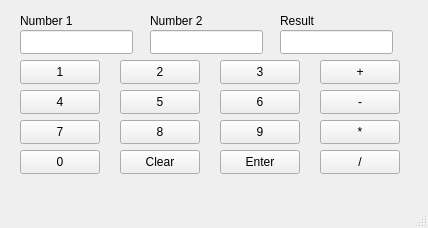
<?xml version="1.0" encoding="UTF-8"?>
<ui version="4.0">
 <class>MainWindow</class>
 <widget class="QMainWindow" name="MainWindow">
  <property name="geometry">
   <rect>
    <x>0</x>
    <y>0</y>
    <width>428</width>
    <height>228</height>
   </rect>
  </property>
  <property name="windowTitle">
   <string>MainWindow</string>
  </property>
  <widget class="QWidget" name="centralwidget">
   <widget class="QLabel" name="label">
    <property name="geometry">
     <rect>
      <x>20</x>
      <y>10</y>
      <width>71</width>
      <height>21</height>
     </rect>
    </property>
    <property name="text">
     <string>Number 1</string>
    </property>
   </widget>
   <widget class="QLineEdit" name="num1">
    <property name="geometry">
     <rect>
      <x>20</x>
      <y>30</y>
      <width>113</width>
      <height>24</height>
     </rect>
    </property>
   </widget>
   <widget class="QLabel" name="label_4">
    <property name="geometry">
     <rect>
      <x>150</x>
      <y>10</y>
      <width>71</width>
      <height>21</height>
     </rect>
    </property>
    <property name="text">
     <string>Number 2</string>
    </property>
   </widget>
   <widget class="QLineEdit" name="num2">
    <property name="geometry">
     <rect>
      <x>150</x>
      <y>30</y>
      <width>113</width>
      <height>24</height>
     </rect>
    </property>
   </widget>
   <widget class="QLabel" name="label_2">
    <property name="geometry">
     <rect>
      <x>280</x>
      <y>10</y>
      <width>71</width>
      <height>21</height>
     </rect>
    </property>
    <property name="text">
     <string>Result</string>
    </property>
   </widget>
   <widget class="QLineEdit" name="result">
    <property name="geometry">
     <rect>
      <x>280</x>
      <y>30</y>
      <width>113</width>
      <height>24</height>
     </rect>
    </property>
   </widget>
   <widget class="QPushButton" name="N0">
    <property name="geometry">
     <rect>
      <x>20</x>
      <y>150</y>
      <width>80</width>
      <height>24</height>
     </rect>
    </property>
    <property name="text">
     <string>0</string>
    </property>
   </widget>
   <widget class="QPushButton" name="N7">
    <property name="geometry">
     <rect>
      <x>20</x>
      <y>120</y>
      <width>80</width>
      <height>24</height>
     </rect>
    </property>
    <property name="text">
     <string>7</string>
    </property>
   </widget>
   <widget class="QPushButton" name="div">
    <property name="geometry">
     <rect>
      <x>320</x>
      <y>150</y>
      <width>80</width>
      <height>24</height>
     </rect>
    </property>
    <property name="text">
     <string>/</string>
    </property>
   </widget>
   <widget class="QPushButton" name="enter">
    <property name="geometry">
     <rect>
      <x>220</x>
      <y>150</y>
      <width>80</width>
      <height>24</height>
     </rect>
    </property>
    <property name="text">
     <string>Enter</string>
    </property>
   </widget>
   <widget class="QPushButton" name="N9">
    <property name="geometry">
     <rect>
      <x>220</x>
      <y>120</y>
      <width>80</width>
      <height>24</height>
     </rect>
    </property>
    <property name="text">
     <string>9</string>
    </property>
   </widget>
   <widget class="QPushButton" name="N8">
    <property name="geometry">
     <rect>
      <x>120</x>
      <y>120</y>
      <width>80</width>
      <height>24</height>
     </rect>
    </property>
    <property name="text">
     <string>8</string>
    </property>
   </widget>
   <widget class="QPushButton" name="clear">
    <property name="geometry">
     <rect>
      <x>120</x>
      <y>150</y>
      <width>80</width>
      <height>24</height>
     </rect>
    </property>
    <property name="text">
     <string>Clear</string>
    </property>
   </widget>
   <widget class="QPushButton" name="mul">
    <property name="geometry">
     <rect>
      <x>320</x>
      <y>120</y>
      <width>80</width>
      <height>24</height>
     </rect>
    </property>
    <property name="text">
     <string>*</string>
    </property>
   </widget>
   <widget class="QPushButton" name="N6">
    <property name="geometry">
     <rect>
      <x>220</x>
      <y>90</y>
      <width>80</width>
      <height>24</height>
     </rect>
    </property>
    <property name="text">
     <string>6</string>
    </property>
   </widget>
   <widget class="QPushButton" name="N3">
    <property name="geometry">
     <rect>
      <x>220</x>
      <y>60</y>
      <width>80</width>
      <height>24</height>
     </rect>
    </property>
    <property name="text">
     <string>3</string>
    </property>
   </widget>
   <widget class="QPushButton" name="N5">
    <property name="geometry">
     <rect>
      <x>120</x>
      <y>90</y>
      <width>80</width>
      <height>24</height>
     </rect>
    </property>
    <property name="text">
     <string>5</string>
    </property>
   </widget>
   <widget class="QPushButton" name="sub">
    <property name="geometry">
     <rect>
      <x>320</x>
      <y>90</y>
      <width>80</width>
      <height>24</height>
     </rect>
    </property>
    <property name="text">
     <string>-</string>
    </property>
   </widget>
   <widget class="QPushButton" name="N2">
    <property name="geometry">
     <rect>
      <x>120</x>
      <y>60</y>
      <width>80</width>
      <height>24</height>
     </rect>
    </property>
    <property name="text">
     <string>2</string>
    </property>
   </widget>
   <widget class="QPushButton" name="add">
    <property name="geometry">
     <rect>
      <x>320</x>
      <y>60</y>
      <width>80</width>
      <height>24</height>
     </rect>
    </property>
    <property name="text">
     <string>+</string>
    </property>
   </widget>
   <widget class="QPushButton" name="N1">
    <property name="geometry">
     <rect>
      <x>20</x>
      <y>60</y>
      <width>80</width>
      <height>24</height>
     </rect>
    </property>
    <property name="text">
     <string>1</string>
    </property>
   </widget>
   <widget class="QPushButton" name="N4">
    <property name="geometry">
     <rect>
      <x>20</x>
      <y>90</y>
      <width>80</width>
      <height>24</height>
     </rect>
    </property>
    <property name="text">
     <string>4</string>
    </property>
   </widget>
  </widget>
  <widget class="QMenuBar" name="menubar">
   <property name="geometry">
    <rect>
     <x>0</x>
     <y>0</y>
     <width>428</width>
     <height>21</height>
    </rect>
   </property>
  </widget>
  <widget class="QStatusBar" name="statusbar"/>
 </widget>
 <resources/>
 <connections/>
</ui>
